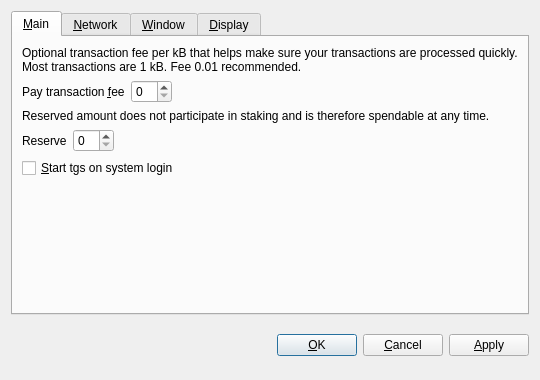
<?xml version="1.0" encoding="UTF-8"?>
<ui version="4.0">
 <class>OptionsDialog</class>
 <widget class="QDialog" name="OptionsDialog">
  <property name="geometry">
   <rect>
    <x>0</x>
    <y>0</y>
    <width>540</width>
    <height>380</height>
   </rect>
  </property>
  <property name="windowTitle">
   <string>Options</string>
  </property>
  <property name="modal">
   <bool>true</bool>
  </property>
  <layout class="QVBoxLayout" name="verticalLayout">
   <item>
    <widget class="QTabWidget" name="tabWidget">
     <property name="tabPosition">
      <enum>QTabWidget::North</enum>
     </property>
     <property name="currentIndex">
      <number>0</number>
     </property>
     <widget class="QWidget" name="tabMain">
      <attribute name="title">
       <string>&amp;Main</string>
      </attribute>
      <layout class="QVBoxLayout" name="verticalLayout_Main">
       <item>
        <widget class="QLabel" name="transactionFeeInfoLabel">
         <property name="text">
          <string>Optional transaction fee per kB that helps make sure your transactions are processed quickly. Most transactions are 1 kB. Fee 0.01 recommended.</string>
         </property>
         <property name="textFormat">
          <enum>Qt::PlainText</enum>
         </property>
         <property name="wordWrap">
          <bool>true</bool>
         </property>
        </widget>
       </item>
       <item>
        <layout class="QHBoxLayout" name="horizontalLayoutFee">
         <item>
          <widget class="QLabel" name="transactionFeeLabel">
           <property name="text">
            <string>Pay transaction &amp;fee</string>
           </property>
           <property name="textFormat">
            <enum>Qt::PlainText</enum>
           </property>
           <property name="buddy">
            <cstring>transactionFee</cstring>
           </property>
          </widget>
         </item>
         <item>
          <widget class="BitcoinAmountField" name="transactionFee"/>
         </item>
         <item>
          <spacer name="horizontalSpacerFee">
           <property name="orientation">
            <enum>Qt::Horizontal</enum>
           </property>
           <property name="sizeHint" stdset="0">
            <size>
             <width>40</width>
             <height>20</height>
            </size>
           </property>
          </spacer>
         </item>
        </layout>
       </item>
       <item>
        <widget class="QLabel" name="reserveBalanceInfoLabel">
         <property name="text">
          <string>Reserved amount does not participate in staking and is therefore spendable at any time.</string>
         </property>
         <property name="textFormat">
          <enum>Qt::PlainText</enum>
         </property>
         <property name="wordWrap">
          <bool>true</bool>
         </property>
        </widget>
       </item>
       <item>
        <layout class="QHBoxLayout" name="horizontalLayoutReserveBalance">
         <item>
          <widget class="QLabel" name="reserveBalanceLabel">
           <property name="text">
            <string>Reserve</string>
           </property>
           <property name="textFormat">
            <enum>Qt::PlainText</enum>
           </property>
           <property name="buddy">
            <cstring>reserveBalance</cstring>
           </property>
          </widget>
         </item>
         <item>
          <widget class="BitcoinAmountField" name="reserveBalance"/>
         </item>
         <item>
          <spacer name="horizontalSpacerReserveBalance">
           <property name="orientation">
            <enum>Qt::Horizontal</enum>
           </property>
           <property name="sizeHint" stdset="0">
            <size>
             <width>40</width>
             <height>20</height>
            </size>
           </property>
          </spacer>
         </item>
        </layout>
       </item>
       <item>
        <widget class="QCheckBox" name="bitcoinAtStartup">
         <property name="toolTip">
          <string>Automatically start tgs after logging in to the system.</string>
         </property>
         <property name="text">
          <string>&amp;Start tgs on system login</string>
         </property>
        </widget>
       </item>
       <item>
        <spacer name="verticalSpacer_Main">
         <property name="orientation">
          <enum>Qt::Vertical</enum>
         </property>
         <property name="sizeHint" stdset="0">
          <size>
           <width>20</width>
           <height>40</height>
          </size>
         </property>
        </spacer>
       </item>
      </layout>
     </widget>
     <widget class="QWidget" name="tabNetwork">
      <attribute name="title">
       <string>&amp;Network</string>
      </attribute>
      <layout class="QVBoxLayout" name="verticalLayout_Network">
       <item>
        <widget class="QCheckBox" name="mapPortUpnp">
         <property name="toolTip">
          <string>Automatically open the tgs client port on the router. This only works when your router supports UPnP and it is enabled.</string>
         </property>
         <property name="text">
          <string>Map port using &amp;UPnP</string>
         </property>
        </widget>
       </item>
       <item>
        <widget class="QCheckBox" name="connectSocks">
         <property name="toolTip">
          <string>Connect to the tgs network through a SOCKS proxy (e.g. when connecting through Tor).</string>
         </property>
         <property name="text">
          <string>&amp;Connect through SOCKS proxy:</string>
         </property>
        </widget>
       </item>
       <item>
        <layout class="QHBoxLayout" name="horizontalLayout_Network">
         <item>
          <widget class="QLabel" name="proxyIpLabel">
           <property name="text">
            <string>Proxy &amp;IP:</string>
           </property>
           <property name="textFormat">
            <enum>Qt::PlainText</enum>
           </property>
           <property name="buddy">
            <cstring>proxyIp</cstring>
           </property>
          </widget>
         </item>
         <item>
          <widget class="QValidatedLineEdit" name="proxyIp">
           <property name="maximumSize">
            <size>
             <width>140</width>
             <height>16777215</height>
            </size>
           </property>
           <property name="toolTip">
            <string>IP address of the proxy (e.g. 127.0.0.1)</string>
           </property>
          </widget>
         </item>
         <item>
          <widget class="QLabel" name="proxyPortLabel">
           <property name="text">
            <string>&amp;Port:</string>
           </property>
           <property name="textFormat">
            <enum>Qt::PlainText</enum>
           </property>
           <property name="buddy">
            <cstring>proxyPort</cstring>
           </property>
          </widget>
         </item>
         <item>
          <widget class="QLineEdit" name="proxyPort">
           <property name="maximumSize">
            <size>
             <width>55</width>
             <height>16777215</height>
            </size>
           </property>
           <property name="toolTip">
            <string>Port of the proxy (e.g. 9050)</string>
           </property>
          </widget>
         </item>
         <item>
          <widget class="QLabel" name="socksVersionLabel">
           <property name="text">
            <string>SOCKS &amp;Version:</string>
           </property>
           <property name="textFormat">
            <enum>Qt::PlainText</enum>
           </property>
           <property name="buddy">
            <cstring>socksVersion</cstring>
           </property>
          </widget>
         </item>
         <item>
          <widget class="QValueComboBox" name="socksVersion">
           <property name="toolTip">
            <string>SOCKS version of the proxy (e.g. 5)</string>
           </property>
          </widget>
         </item>
         <item>
          <spacer name="horizontalSpacer_Network">
           <property name="orientation">
            <enum>Qt::Horizontal</enum>
           </property>
           <property name="sizeHint" stdset="0">
            <size>
             <width>40</width>
             <height>20</height>
            </size>
           </property>
          </spacer>
         </item>
        </layout>
       </item>
       <item>
        <spacer name="verticalSpacer_Network">
         <property name="orientation">
          <enum>Qt::Vertical</enum>
         </property>
         <property name="sizeHint" stdset="0">
          <size>
           <width>20</width>
           <height>40</height>
          </size>
         </property>
        </spacer>
       </item>
      </layout>
     </widget>
     <widget class="QWidget" name="tabWindow">
      <attribute name="title">
       <string>&amp;Window</string>
      </attribute>
      <layout class="QVBoxLayout" name="verticalLayout_Window">
       <item>
        <widget class="QCheckBox" name="minimizeToTray">
         <property name="toolTip">
          <string>Show only a tray icon after minimizing the window.</string>
         </property>
         <property name="text">
          <string>&amp;Minimize to the tray instead of the taskbar</string>
         </property>
        </widget>
       </item>
       <item>
        <widget class="QCheckBox" name="minimizeOnClose">
         <property name="toolTip">
          <string>Minimize instead of exit the application when the window is closed. When this option is enabled, the application will be closed only after selecting Quit in the menu.</string>
         </property>
         <property name="text">
          <string>M&amp;inimize on close</string>
         </property>
        </widget>
       </item>
       <item>
        <spacer name="verticalSpacer_Window">
         <property name="orientation">
          <enum>Qt::Vertical</enum>
         </property>
         <property name="sizeHint" stdset="0">
          <size>
           <width>20</width>
           <height>40</height>
          </size>
         </property>
        </spacer>
       </item>
      </layout>
     </widget>
     <widget class="QWidget" name="tabDisplay">
      <attribute name="title">
       <string>&amp;Display</string>
      </attribute>
      <layout class="QVBoxLayout" name="verticalLayout_Display">
       <item>
        <layout class="QHBoxLayout" name="horizontalLayout_1_Display">
         <item>
          <widget class="QLabel" name="langLabel">
           <property name="text">
            <string>User Interface &amp;language:</string>
           </property>
           <property name="textFormat">
            <enum>Qt::PlainText</enum>
           </property>
           <property name="buddy">
            <cstring>lang</cstring>
           </property>
          </widget>
         </item>
         <item>
          <widget class="QValueComboBox" name="lang">
           <property name="toolTip">
            <string>The user interface language can be set here. This setting will take effect after restarting tgs.</string>
           </property>
          </widget>
         </item>
        </layout>
       </item>
       <item>
        <layout class="QHBoxLayout" name="horizontalLayout_2_Display">
         <item>
          <widget class="QLabel" name="unitLabel">
           <property name="text">
            <string>&amp;Unit to show amounts in:</string>
           </property>
           <property name="textFormat">
            <enum>Qt::PlainText</enum>
           </property>
           <property name="buddy">
            <cstring>unit</cstring>
           </property>
          </widget>
         </item>
         <item>
          <widget class="QValueComboBox" name="unit">
           <property name="toolTip">
            <string>Choose the default subdivision unit to show in the interface and when sending coins.</string>
           </property>
          </widget>
         </item>
        </layout>
       </item>
       <item>
        <widget class="QCheckBox" name="displayAddresses">
         <property name="toolTip">
          <string>Whether to show tgs addresses in the transaction list or not.</string>
         </property>
         <property name="text">
          <string>&amp;Display addresses in transaction list</string>
         </property>
        </widget>
       </item>
       <item>
        <widget class="QCheckBox" name="coinControlFeatures">
         <property name="toolTip">
          <string>Whether to show coin control features or not.</string>
         </property>
         <property name="text">
          <string>Display coin &amp;control features (experts only!)</string>
         </property>
        </widget>
       </item>
       <item>
        <spacer name="verticalSpacer_Display">
         <property name="orientation">
          <enum>Qt::Vertical</enum>
         </property>
         <property name="sizeHint" stdset="0">
          <size>
           <width>20</width>
           <height>40</height>
          </size>
         </property>
        </spacer>
       </item>
      </layout>
     </widget>
    </widget>
   </item>
   <item>
    <layout class="QHBoxLayout" name="horizontalLayout_Buttons">
     <item>
      <spacer name="horizontalSpacer_1">
       <property name="orientation">
        <enum>Qt::Horizontal</enum>
       </property>
       <property name="sizeHint" stdset="0">
        <size>
         <width>40</width>
         <height>48</height>
        </size>
       </property>
      </spacer>
     </item>
     <item>
      <widget class="QLabel" name="statusLabel">
       <property name="font">
        <font>
         <weight>75</weight>
         <bold>true</bold>
        </font>
       </property>
       <property name="text">
        <string/>
       </property>
       <property name="textFormat">
        <enum>Qt::PlainText</enum>
       </property>
       <property name="wordWrap">
        <bool>true</bool>
       </property>
      </widget>
     </item>
     <item>
      <spacer name="horizontalSpacer_2">
       <property name="orientation">
        <enum>Qt::Horizontal</enum>
       </property>
       <property name="sizeHint" stdset="0">
        <size>
         <width>40</width>
         <height>48</height>
        </size>
       </property>
      </spacer>
     </item>
     <item>
      <widget class="QPushButton" name="okButton">
       <property name="text">
        <string>&amp;OK</string>
       </property>
      </widget>
     </item>
     <item>
      <widget class="QPushButton" name="cancelButton">
       <property name="text">
        <string>&amp;Cancel</string>
       </property>
       <property name="autoDefault">
        <bool>false</bool>
       </property>
      </widget>
     </item>
     <item>
      <widget class="QPushButton" name="applyButton">
       <property name="text">
        <string>&amp;Apply</string>
       </property>
       <property name="autoDefault">
        <bool>false</bool>
       </property>
      </widget>
     </item>
    </layout>
   </item>
  </layout>
 </widget>
 <customwidgets>
  <customwidget>
   <class>BitcoinAmountField</class>
   <extends>QSpinBox</extends>
   <header>bitcoinamountfield.h</header>
  </customwidget>
  <customwidget>
   <class>QValueComboBox</class>
   <extends>QComboBox</extends>
   <header>qvaluecombobox.h</header>
  </customwidget>
  <customwidget>
   <class>QValidatedLineEdit</class>
   <extends>QLineEdit</extends>
   <header>qvalidatedlineedit.h</header>
  </customwidget>
 </customwidgets>
 <resources/>
 <connections/>
</ui>
